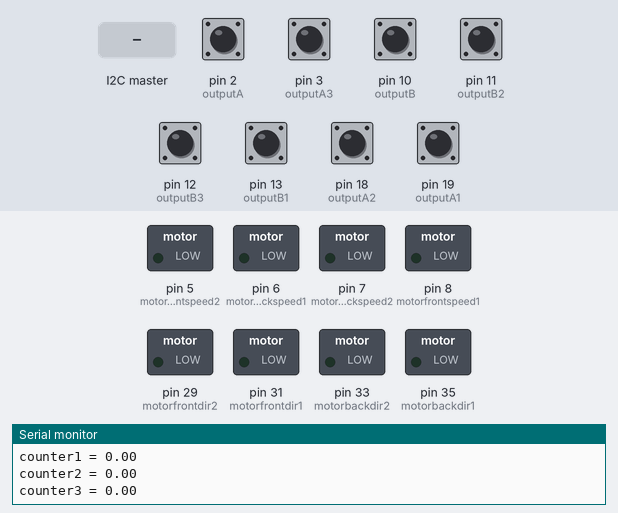
Recording of a sketch running on a simulated Arduino Mega 2560, built with avr-gcc and run on an emulated ATmega2560. On the bench: switched loads named in the sketch (green lamp = pin HIGH), the last lines printed to the serial monitor. The inputs (shaded band) are chosen by the test bench; at power-on: pin 2 (outputA), pin 3 (outputA3), pin 10 (outputB), pin 11 (outputB2), pin 12 (outputB3), pin 13 (outputB1), pin 18 (outputA2), pin 19 (outputA1) HIGH.

Above: at 1.2 s.
1.3 s: the I2C master sends the byte 90
At 2.6 s:
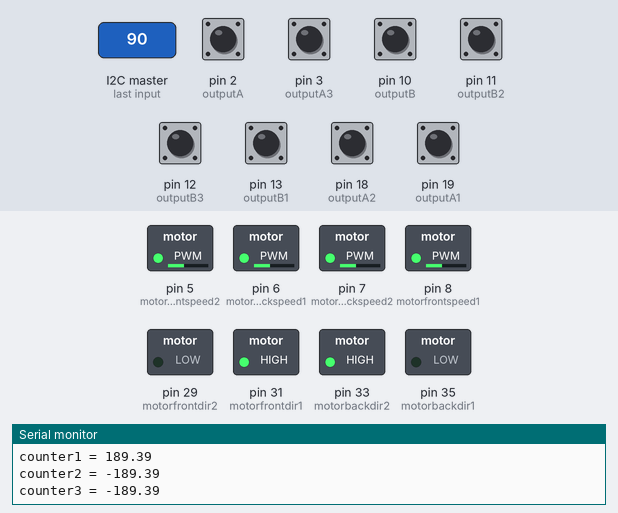
2.9 s: the I2C master sends the byte 1
At 3.2 s:
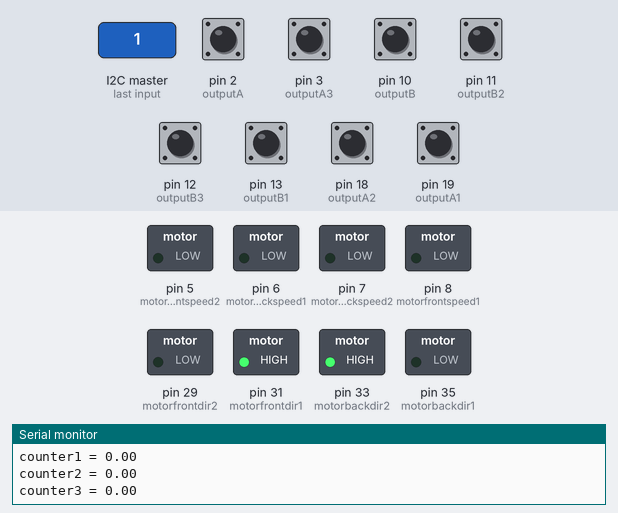
4.4 s: the I2C master sends the byte 200
At 5.5 s:
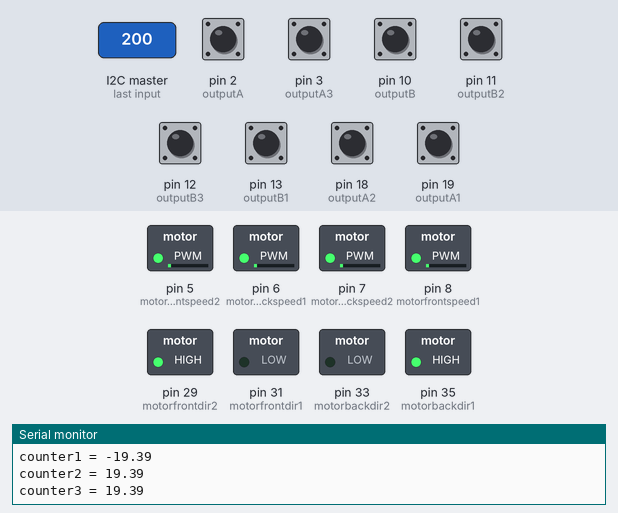
5.9 s: the I2C master sends the byte 0
At 7.0 s:
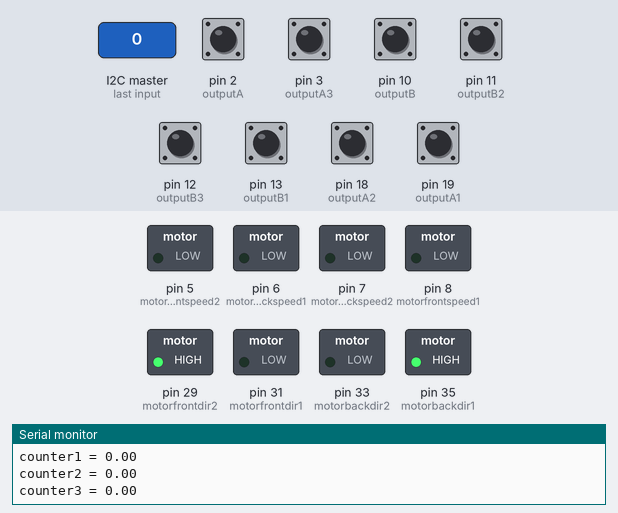
Timing chart, 0 to 8.4 s (numbered marks = the images above; inputs shaded):
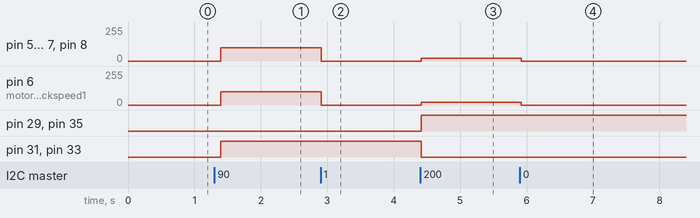

The sketch:

psmc_mechanum.ino
```cpp
#include <Wire.h>
#include <math.h>
#define sign(x) ((x) < 0 ? -1 : ((x) > 0 ? 1 : 0))
//motor pins
const int motorfrontdir1 = 31;
const int motorfrontspeed1 = 8;
const int motorfrontdir2 = 29;
const int motorfrontspeed2 = 5;
const int motorbackdir1 = 35;
const int motorbackspeed1 = 6;
const int motorbackdir2 = 33;
const int motorbackspeed2 = 7;
int c;
const int deadzone = 40;
//motor velocity
double velocityrr,velocityrl,velocityfl,velocityfr;
//encoder pins
int outputA =2;//rr
int outputB=10;
int outputA1=19,outputB1=13;//fl
int outputA2=18,outputB2=11;//fr
int outputA3=3,outputB3=12;//rl
//encoder outputs
int counter = 0,counter1=0,counter2=0,counter3=0;
//encoder variables
int aState,bState;
int aState1,bState1;
int aState2,bState2;
int aState3,bState3;
int ppr = 400;
int aLastState, bLastState;
int aLastState1,bLastState1;
int aLastState2,bLastState2;
int aLastState3,bLastState3;
int lastcount,lastcount1,lastcount2,lastcount3;
double dcount,dcount1,dcount2,dcount3;
//pid
double errsum,errsum1,errsum2,errsum3;
double error,error1,error2,error3,lasterr1,lasterr2,lasterr3,lasterr;
double kp,ki,kd,kt,k;
double fvrr,fvrl,fvfr,fvfl;
int output,output1,output2,output3;
//controller input
int8_t xL, xR, yL, yR, circle;
double rL, thetaL, rR, thetaR;
unsigned long lastTime;
double wfl, wfr, wrl, wrr, wz;
double lx = 0.13, ly = 0.25;
const double r = 0.075;
double target_wfl = 0, target_wfr = 0, target_wrl = 0, target_wrr = 0;
double current_wfl = 0, current_wfr = 0, current_wrl = 0, current_wrr = 0;
const double decelerationRate = 2.0; // Adjust this for smoother or faster deceleration
double v1prev,v2prev,v3prev,v4prev;
void compute() {
  unsigned long now = millis();
  double timeChange = (double)(now - lastTime) / 1000;

  if (timeChange > 0) {
    // Calculate velocities from encoders
    dcount = (double)(counter - lastcount) / timeChange;
    velocityrr = (2 * dcount) / (ppr * 17) * 60;
    fvrr = 0.854 * fvrr + 0.0728 * velocityrr + 0.0728 * v1prev;
    v1prev = velocityrr;

    dcount1 = (double)(counter1 - lastcount1) / timeChange;
    velocityfl = (2 * dcount1) / (ppr * 17) * 60;
    fvfl = 0.854 * fvfl + 0.0728 * velocityfl + 0.0728 * v2prev;
    v2prev = velocityfl;

    dcount2 = (double)(counter2 - lastcount2) / timeChange;
    velocityfr = (2 * dcount2) / (ppr * 17) * 60;
    fvfr = 0.854 * fvfr + 0.0728 * velocityfr + 0.0728 * v3prev;
    v3prev = velocityfr;

    dcount3 = (double)(counter3 - lastcount3) / timeChange;
    velocityrl = (2 * dcount3) / (ppr*17) * 60;
    fvrl = 0.854 * fvrl + 0.0728 * velocityrl + 0.0728 * v4prev;
    v4prev = velocityrl;

    lastcount = counter;
    lastcount1 = counter1;
    lastcount2 = counter2;
    lastcount3 = counter3;
    lastTime = now;
  }

  // Print velocities for debugging
  Serial.print("Velocity rr: "); Serial.println(velocityrr);
  Serial.print("Velocity fl: "); Serial.println(velocityfl);
  Serial.print("Velocity rl: "); Serial.println(velocityrl);
  Serial.print("Velocity fr: "); Serial.println(velocityfr);

  // Joystick inputs and target velocities
  double vx = yL;
  double vy = xL;
  wz = xR;
  double speedFactorL = (rL / 88 + rR / 88) / 2;

  target_wfr = (1 / r) * (vx - vy + (lx + ly) * wz) * speedFactorL;
  target_wfl = (1 / r) * (vx + vy - (lx + ly) * wz) * speedFactorL;
  target_wrr = (1 / r) * (vx + vy + (lx + ly) * wz) * speedFactorL;
  target_wrl = (1 / r) * (vx - vy - (lx + ly) * wz) * speedFactorL;

  // PID Control
  error = target_wrr - fvrr;
  error1 = target_wfl - fvfl;
  error2 = target_wfr - fvfr;
  error3 = target_wrl - fvrl;
  double derr = (error-lasterr)/timeChange;
  double derr1 = (error1-lasterr1)/timeChange;
  double derr2 = (error2-lasterr2)/timeChange;
  double derr3 = (error3-lasterr3)/timeChange;
  errsum += error * timeChange;
  errsum1 += error1 * timeChange;
  errsum2 += error2 * timeChange;
  errsum3 += error3 * timeChange;
  float s = c * error+ derr;
  float s1 = c * error1+ derr1;
  float s2 = c * error2+ derr2;
  float s3 = c * error3+ derr3;
  output = kp * error + kd * derr + kt * (k * sign(s));
  output1 = kp * error1 + kd * derr1 + kt * (k * sign(s1));
  output2 = kp * error2 + kd * derr2 + kt * (k * sign(s2));
  output3 = kp * error3 + kd * derr3 + kt * (k * sign(s2));

  // Constrain outputs
  target_wrr = constrain(output, -100, 100);
  target_wfl = constrain(output1, -100, 100);
  target_wfr = constrain(output2, -100, 100);
  target_wrl = constrain(output3, -100, 100);

  // Set motor directions and speeds
  setMotor((target_wrr > 0) ? 1 : -1, abs(target_wrr), motorbackspeed2, motorbackdir2, abs(target_wrr) < 1 && abs(fvrr) < 1);
  setMotor((target_wfl > 0) ? 1 : -1, abs(target_wfl), motorfrontspeed1, motorfrontdir1, abs(target_wfl) < 1 && abs(fvfl) < 1);
  setMotor((target_wfr > 0) ? 1 : -1, abs(target_wfr), motorfrontspeed2, motorfrontdir2, abs(target_wfr) < 1 && abs(fvfr) < 1);
  setMotor((target_wrl > 0) ? 1 : -1, abs(target_wrl), motorbackspeed1, motorbackdir1, abs(target_wrl) < 1 && abs(fvrl) < 1);
  lasterr=error;
  lasterr1=error1;
  lasterr2=error2;
  lasterr3=error3;
}

void setup() {
  pinMode(motorfrontdir1, OUTPUT);
  pinMode(motorfrontspeed1, OUTPUT);
  pinMode(motorfrontdir2, OUTPUT);
  pinMode(motorfrontspeed2, OUTPUT);
  pinMode(motorbackdir1, OUTPUT);
  pinMode(motorbackspeed1, OUTPUT);
  pinMode(motorbackdir2, OUTPUT);
  pinMode(motorbackspeed2, OUTPUT);
  Wire.begin(8);
  Wire.onReceive(receiveEvent);
  pinMode(outputA, INPUT_PULLUP);
  pinMode(outputB, INPUT_PULLUP);
  aLastState = digitalRead(outputA);
  bLastState = digitalRead(outputB);
  pinMode(outputA1, INPUT_PULLUP);
  pinMode(outputB1, INPUT_PULLUP);
  aLastState1 = digitalRead(outputA1);
  bLastState1 = digitalRead(outputB1);
  pinMode(outputA2, INPUT_PULLUP);
  pinMode(outputB2, INPUT_PULLUP);
  aLastState2 = digitalRead(outputA2);
  bLastState2 = digitalRead(outputB2);
  pinMode(outputA3, INPUT_PULLUP);
  pinMode(outputB3, INPUT_PULLUP);
  aLastState3 = digitalRead(outputA3);
  bLastState3 = digitalRead(outputB3);
  attachInterrupt(digitalPinToInterrupt(outputA), readEncoderA, RISING);
  attachInterrupt(digitalPinToInterrupt(outputA1), readEncoderA1, RISING);
  attachInterrupt(digitalPinToInterrupt(outputA2), readEncoderA2, RISING);
  attachInterrupt(digitalPinToInterrupt(outputA3), readEncoderA3, RISING);
  Serial.begin(115200);
}
void receiveEvent(int bytes) {
  while (Wire.available()) {
    xL = Wire.read();
    yL = Wire.read();
    xR = Wire.read();
    yR = Wire.read();
    Serial.print(xL);
    wz = xR;
    if (abs(xL) < deadzone) xL = 0;
    else xL = (xL > 0) ? xL - deadzone : xL + deadzone;

    if (abs(yL) < deadzone) yL = 0;
    else yL = (yL > 0) ? yL - deadzone : yL + deadzone;

    if (abs(xR) < deadzone) xR = 0;
    else xR = (xR > 0) ? xR - deadzone : xR + deadzone;

    if (abs(yR) < deadzone) yR = 0;
    else yR = (yR > 0) ? yR - deadzone : yR + deadzone;
    circle = Wire.read();
    rL = sqrt(xL * xL + yL * yL);
    thetaL = atan2(xL, yL);
    rR = sqrt(xR * xR + yR * yR);
    thetaR = atan2(yR, xR);
  }
}
void SetTunings(double Kp,double Kd,double Kt,double K)
{
  kp=Kp;
  kd=Kd;
  kt=Kt;
  k=K;
  }
void loop() {
  SetTunings(1,0.00069,24,-0.01);
  compute();
  //applyDeceleration();
  Serial.print("counter = ");
  Serial.println(error);
    Serial.print("counter1 = ");
  Serial.println(error1);
    Serial.print("counter2 = ");
  Serial.println(error2);
    Serial.print("counter3 = ");
  Serial.println(error3);
  delay(100);
}
void readEncoderA() {

  if (digitalRead(outputA) == digitalRead(outputB))
  {
  counter++;
  }
  else
  {
  counter--;
  }
}

void readEncoderA1() {

  if (digitalRead(outputA1) == digitalRead(outputB1))
  {
  counter1++;
  }
  else
  {
  counter1--;
  }
}
void readEncoderA2() {

  if (digitalRead(outputA2) == digitalRead(outputB2))
  {
  counter2++;
  }
  else
  {
  counter2--;
  }
}

void readEncoderA3() {

  if (digitalRead(outputA3) == digitalRead(outputB3))
  {
  counter3++;
  }
  else
  {
  counter3--;
  }
}
void setMotor(int dir, int pwmVal, int pwm, int dirPin, bool isStopping) {
  if (isStopping) {
    analogWrite(pwm, pwmVal);
  } else {
    // Change direction based on `dir`
    if (dir == 1) {
      digitalWrite(dirPin, HIGH); // Forward
    } else if (dir == -1) {
      digitalWrite(dirPin, LOW); // Reverse
    }
    analogWrite(pwm, pwmVal); // Set speed
  }
}
```

Measured:
- after the input at 1.3 s, pin 5 (motorfrontspeed2), pin 6 (motorbackspeed1), pin 7 (motorbackspeed2), pin 8 (motorfrontspeed1): 0/255 → 100/255 after 0.10 s; pin 31 (motorfrontdir1), pin 33 (motorbackdir2): LOW → HIGH after 0.10 s
- after the input at 2.9 s, pin 5 (motorfrontspeed2), pin 6 (motorbackspeed1), pin 7 (motorbackspeed2), pin 8 (motorfrontspeed1): 100/255 → 0/255 at once
- after the input at 4.4 s, pin 5 (motorfrontspeed2), pin 6 (motorbackspeed1), pin 7 (motorbackspeed2), pin 8 (motorfrontspeed1): 0/255 → 19/255 at once; pin 29 (motorfrontdir2), pin 35 (motorbackdir1): LOW → HIGH at once; pin 31 (motorfrontdir1), pin 33 (motorbackdir2): HIGH → LOW at once
- after the input at 5.9 s, pin 5 (motorfrontspeed2), pin 6 (motorbackspeed1), pin 7 (motorbackspeed2), pin 8 (motorfrontspeed1): 19/255 → 0/255 at once
